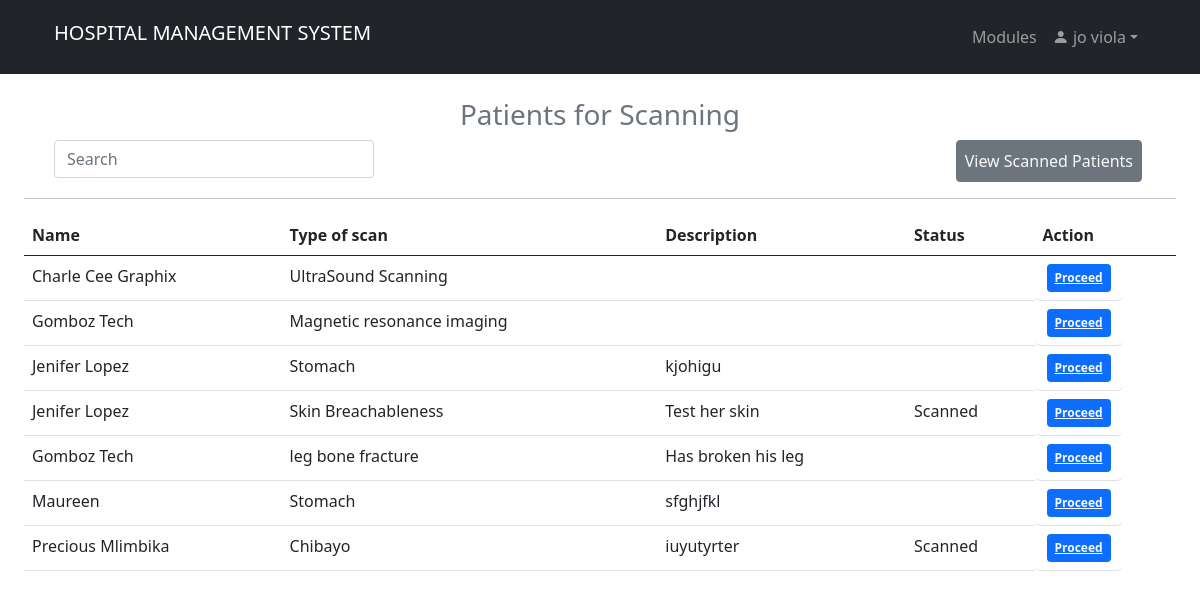
/radiology.php (signed in), run on an earlier commit of the app's database.
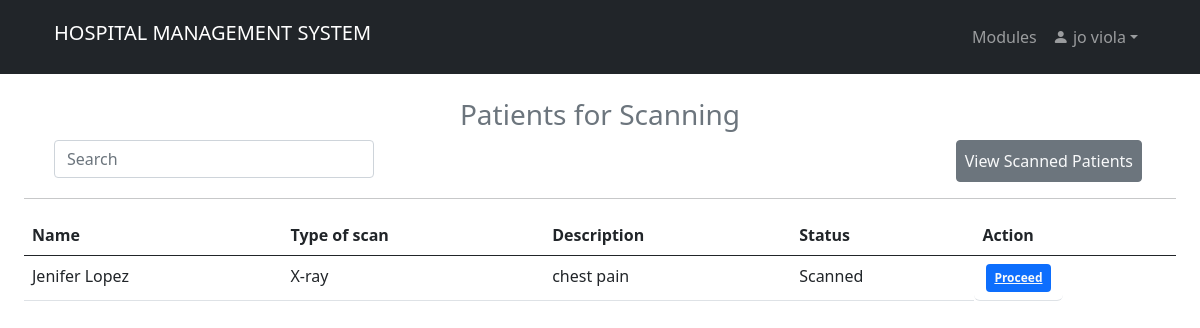
And on a later commit of the database.
### tables this page shows
CREATE TABLE `radiology` (
  `id` int(11) NOT NULL,
  `patient_id` int(11) NOT NULL,
  `patient_name` varchar(30) NOT NULL,
  `scan` varchar(30) NOT NULL,
  `messages` varchar(333) NOT NULL,
  `statu` varchar(30) NOT NULL
);

### radiology.php (the view, shortened to what this page needs)
<?php
    include 'radiologydb.php';
    if (isset($_SESSION['id']) && isset($_SESSION['uname'])){
?>
<!doctype html>
<html lang="en">
    <head>
        <link href="https://cdn.jsdelivr.net/npm/bootstrap@5.2.2/dist/css/bootstrap.min.css" rel="stylesheet">
        <link rel="stylesheet" href="https://cdn.jsdelivr.net/npm/bootstrap-icons@1.3.0/font/bootstrap-icons.css">
        <link rel="stylesheet" href="style.css"/>
        <link rel="stylesheet" href="bootstrap-5.0.0/css/bootstrap.min.css"/>
    </head>
    <body>
     <?php
            include "unavbar.php";
        ?>
                <div class="p-4">
                <h3 class="text-center text-secondary">
                    Patients for Scanning
                </h3>
                <div class="container">
                    <div class="row">
                        <div class="col-md-6">
                            <input class="form-control me-1" id="myInput" style="width:100%; max-width:20rem" type="text" placeholder="Search" aria-label="Search">
                        </div>
                        <div class="col-md-6 text-end">
                            <a href="radiology_results.php" class="btn btn-secondary text-light mx-1 p-2">View Scanned Patients</a>
                        </div>
                    </div>
                </div>
                <?php
                    $sql = "SELECT * FROM radiology ORDER BY id DESC";
                    $result = $mysqli->query($sql);
                ?>
                <hr>
                        <table class="table table-hover" style="overflow:auto">
                            <thead class="table table-hover">
                                <tr>
                                    <th>Name</th>
                                    <th>Type of scan</th>
                                    <th>Description</th>
                                    <th>Status</th>
                                    <th>Action</th>
                                </tr>
                            </thead>
                            <tbody id = "myTable">
                            <?php while($row = $result->fetch_assoc()) {
                                ?>
                                <tr>
                                    <td><?php echo $row['patient_name']; ?></td>
                                    <td><?php echo $row['scan']; ?></td>
                                    <td><?php echo $row['messages']; ?></td>
                                    <td><?php echo $row['statu']; ?></td>
                                    <td class="btn-group btn-group-justified">
                                        <a href="radiology_work.php?proceed=<?php echo $row["patient_id"]; ?>&request=<?php echo $row["scan"]; ?>" class="badge bg-primary text-light p-2 mx-1">Proceed</a>
                                    </td>
                                </tr>
                            <?php }?>
                            </tbody>
                        </table>
                </div>
    </body>
</html>
<?php
    }else {
        header("Location: home.php");
        exit();
    }
?>

### unavbar.php (shortened to what this page needs)
<!doctype html>
<html lang="en">
    <head>
        <link rel="stylesheet" href="https://cdn.jsdelivr.net/npm/bootstrap-icons@1.3.0/font/bootstrap-icons.css">
        <link rel="stylesheet" href="style.css"/>
        <link rel="stylesheet" href="bootstrap-5.0.0/css/bootstrap.min.css"/>
    </head>
    <body>
        <nav class="navbar navbar-expand-lg bg-dark navbar-dark py-3">
            <div class="container">
                <h5 class="navbar-brand">HOSPITAL MANAGEMENT SYSTEM</h5>
                <div class="collapse navbar-collapse" id="navmenu">
                    <ul class="navbar-nav ms-auto">
                        <li class="nav-item">
                            <a href="nurse_dashboard.php" class="nav-link"> Modules</a>
                        </li>
                        <li class="nav-item dropdown">
                            <a class="nav-link dropdown-toggle bi bi-person-fill" href="#" role="button" data-bs-toggle="dropdown" aria-expanded="false">
                            <?php echo $_SESSION['uname']; ?></a>
                        </li>
                    </ul>
                </div>
            </div>
        </nav>
    </body>
</html>

### style.css (style rules this page uses)
body { margin: 0; padding: 0; background-size: 100%; font-family: sans-serif; }

What changed in the data, as far as the page shows it:
removed radiology: patient_name "Charle Cee Graphix", scan "UltraSound Scanning"
removed radiology: patient_name "Gomboz Tech", scan "Magnetic resonance imaging"
removed radiology: patient_name "Jenifer Lopez", scan "Stomach", messages "kjohigu"
removed radiology: patient_name "Jenifer Lopez", scan "Skin Breachableness", messages "Test her skin", statu "Scanned"
removed radiology: patient_name "Gomboz Tech", scan "leg bone fracture", messages "Has broken his leg"
removed radiology: patient_name "Maureen", scan "Stomach", messages "sfghjfkl"
removed radiology: patient_name "Precious Mlimbika", scan "Chibayo", messages "iuyutyrter", statu "Scanned"
added radiology: patient_name "Jenifer Lopez", scan "X-ray", messages "chest pain", statu "Scanned"
